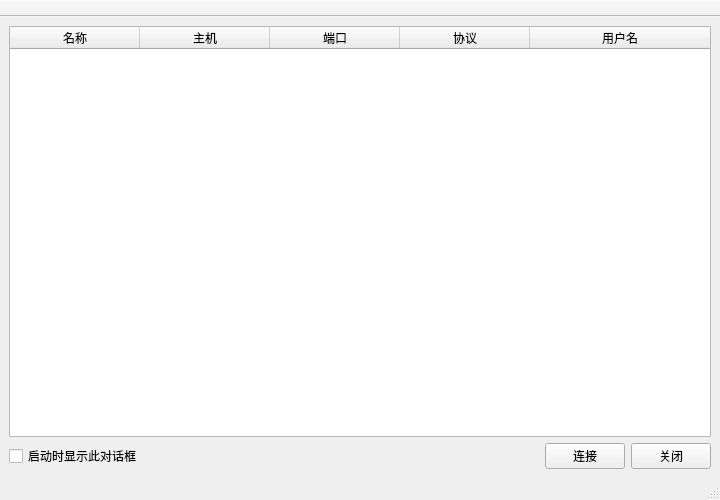
<?xml version="1.0" encoding="UTF-8"?>
<ui version="4.0">
 <class>loginDialog</class>
 <widget class="QMainWindow" name="loginDialog">
  <property name="geometry">
   <rect>
    <x>0</x>
    <y>0</y>
    <width>720</width>
    <height>500</height>
   </rect>
  </property>
  <property name="minimumSize">
   <size>
    <width>720</width>
    <height>500</height>
   </size>
  </property>
  <property name="maximumSize">
   <size>
    <width>720</width>
    <height>1000</height>
   </size>
  </property>
  <property name="windowTitle">
   <string>MainWindow</string>
  </property>
  <widget class="QWidget" name="centralwidget">
   <layout class="QVBoxLayout" name="verticalLayout">
    <item>
     <widget class="QTableWidget" name="hostListWidget">
      <property name="contextMenuPolicy">
       <enum>Qt::DefaultContextMenu</enum>
      </property>
      <property name="autoFillBackground">
       <bool>true</bool>
      </property>
      <property name="sizeAdjustPolicy">
       <enum>QAbstractScrollArea::AdjustIgnored</enum>
      </property>
      <property name="editTriggers">
       <set>QAbstractItemView::NoEditTriggers</set>
      </property>
      <property name="defaultDropAction">
       <enum>Qt::IgnoreAction</enum>
      </property>
      <property name="alternatingRowColors">
       <bool>true</bool>
      </property>
      <property name="selectionMode">
       <enum>QAbstractItemView::SingleSelection</enum>
      </property>
      <property name="selectionBehavior">
       <enum>QAbstractItemView::SelectRows</enum>
      </property>
      <property name="iconSize">
       <size>
        <width>0</width>
        <height>0</height>
       </size>
      </property>
      <property name="textElideMode">
       <enum>Qt::ElideLeft</enum>
      </property>
      <property name="gridStyle">
       <enum>Qt::DashDotLine</enum>
      </property>
      <property name="sortingEnabled">
       <bool>false</bool>
      </property>
      <property name="wordWrap">
       <bool>true</bool>
      </property>
      <property name="cornerButtonEnabled">
       <bool>true</bool>
      </property>
      <attribute name="horizontalHeaderVisible">
       <bool>true</bool>
      </attribute>
      <attribute name="horizontalHeaderCascadingSectionResizes">
       <bool>true</bool>
      </attribute>
      <attribute name="horizontalHeaderDefaultSectionSize">
       <number>130</number>
      </attribute>
      <attribute name="horizontalHeaderHighlightSections">
       <bool>true</bool>
      </attribute>
      <attribute name="horizontalHeaderShowSortIndicator" stdset="0">
       <bool>false</bool>
      </attribute>
      <attribute name="horizontalHeaderStretchLastSection">
       <bool>true</bool>
      </attribute>
      <attribute name="verticalHeaderVisible">
       <bool>false</bool>
      </attribute>
      <attribute name="verticalHeaderCascadingSectionResizes">
       <bool>false</bool>
      </attribute>
      <attribute name="verticalHeaderHighlightSections">
       <bool>false</bool>
      </attribute>
      <attribute name="verticalHeaderShowSortIndicator" stdset="0">
       <bool>false</bool>
      </attribute>
      <attribute name="verticalHeaderStretchLastSection">
       <bool>false</bool>
      </attribute>
      <column>
       <property name="text">
        <string>名称</string>
       </property>
      </column>
      <column>
       <property name="text">
        <string>主机</string>
       </property>
      </column>
      <column>
       <property name="text">
        <string>端口</string>
       </property>
      </column>
      <column>
       <property name="text">
        <string>协议</string>
       </property>
      </column>
      <column>
       <property name="text">
        <string>用户名</string>
       </property>
      </column>
     </widget>
    </item>
    <item>
     <layout class="QHBoxLayout" name="horizontalLayout">
      <item>
       <widget class="QCheckBox" name="checkBox">
        <property name="text">
         <string>启动时显示此对话框</string>
        </property>
       </widget>
      </item>
      <item>
       <spacer name="horizontalSpacer">
        <property name="orientation">
         <enum>Qt::Horizontal</enum>
        </property>
        <property name="sizeHint" stdset="0">
         <size>
          <width>40</width>
          <height>20</height>
         </size>
        </property>
       </spacer>
      </item>
      <item>
       <widget class="QPushButton" name="connectBtn">
        <property name="text">
         <string>连接</string>
        </property>
       </widget>
      </item>
      <item>
       <widget class="QPushButton" name="closeBtn">
        <property name="text">
         <string>关闭</string>
        </property>
       </widget>
      </item>
     </layout>
    </item>
   </layout>
  </widget>
  <widget class="QStatusBar" name="statusbar"/>
  <widget class="QToolBar" name="toolBar">
   <property name="windowTitle">
    <string>toolBar</string>
   </property>
   <property name="movable">
    <bool>false</bool>
   </property>
   <attribute name="toolBarArea">
    <enum>TopToolBarArea</enum>
   </attribute>
   <attribute name="toolBarBreak">
    <bool>false</bool>
   </attribute>
  </widget>
 </widget>
 <resources/>
 <connections/>
</ui>
